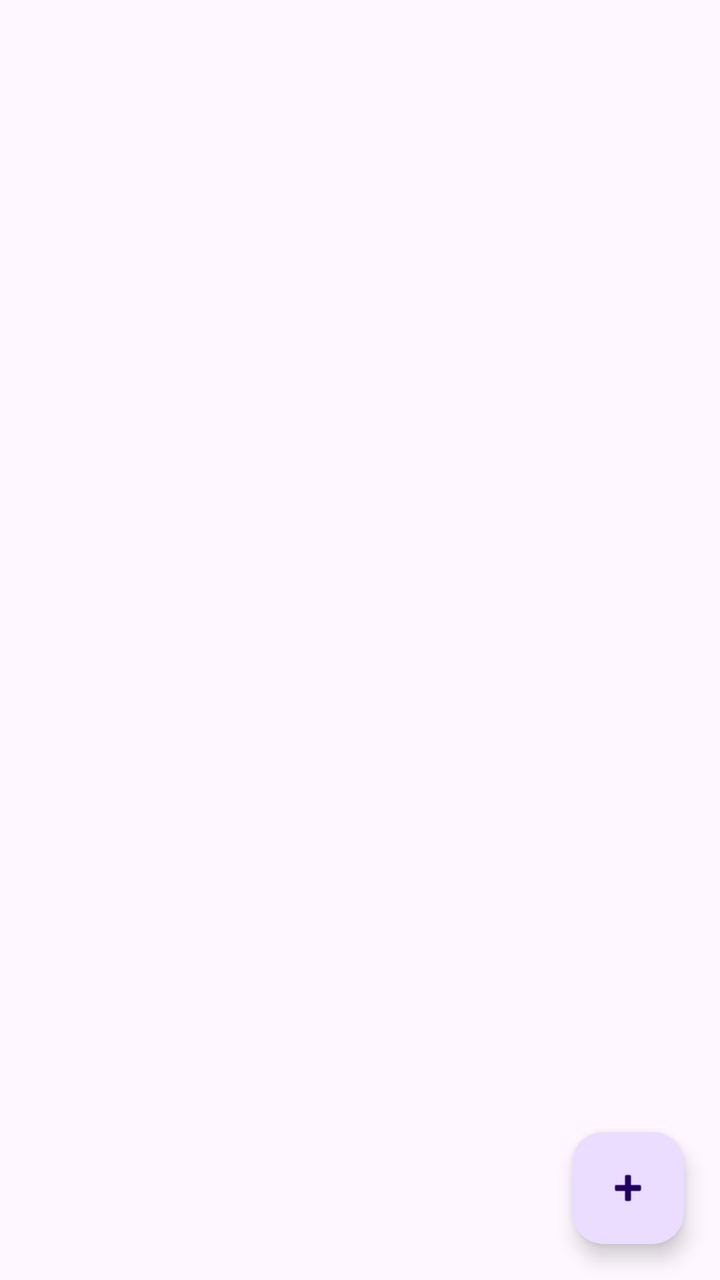
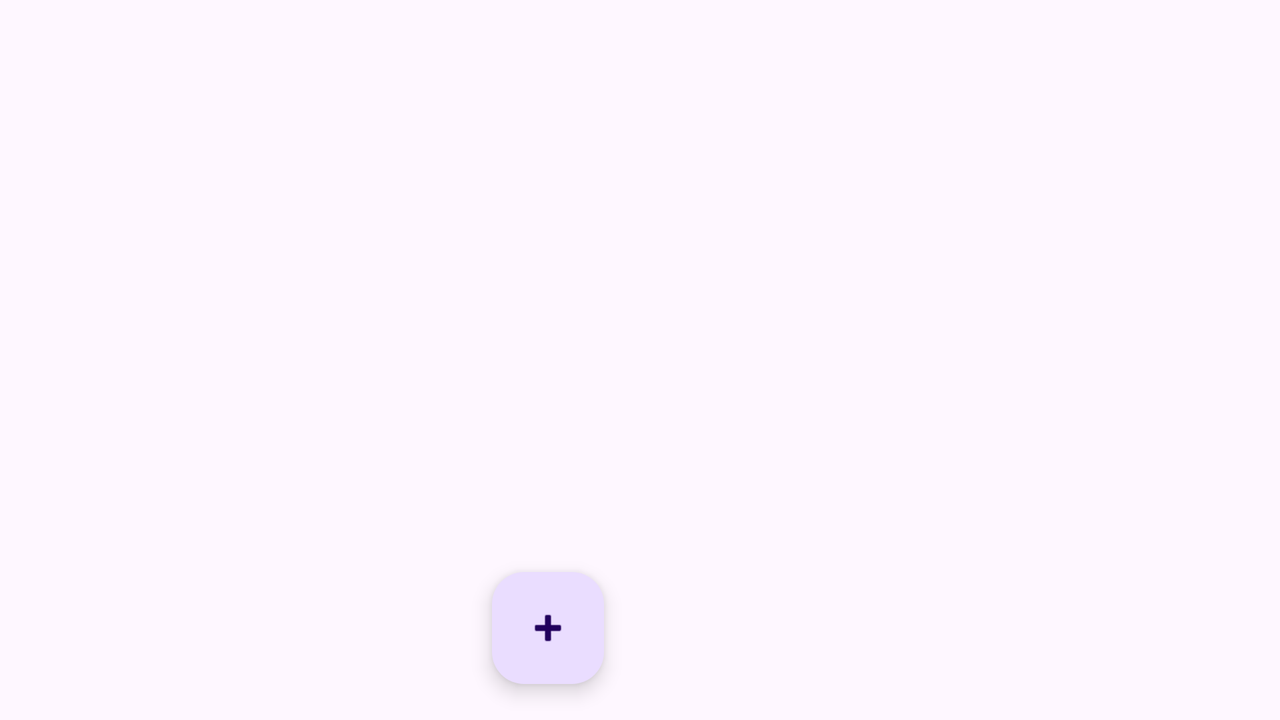

One screen, two layout resources from the same app: the default and the repository's alternative for another configuration. Each is rendered where Android would select it; the XML of both is given below.
<!-- AndroidManifest.xml: application theme Theme.ProductsList -->
<!-- res/layout/activity_main.xml -->
<?xml version="1.0" encoding="utf-8"?>
<androidx.constraintlayout.widget.ConstraintLayout xmlns:android="http://schemas.android.com/apk/res/android"
    xmlns:app="http://schemas.android.com/apk/res-auto"
    xmlns:tools="http://schemas.android.com/tools"
    android:id="@+id/main"
    android:layout_width="match_parent"
    android:layout_height="match_parent"
    tools:context=".Presentation.MainActivity">

    <androidx.recyclerview.widget.RecyclerView
        android:id="@+id/recyclerViewListOfProducts"
        android:layout_width="match_parent"
        android:layout_height="wrap_content"
        app:layoutManager="androidx.recyclerview.widget.LinearLayoutManager"
        app:layout_constraintTop_toTopOf="parent"
        tools:layout_editor_absoluteX="-17dp"
        tools:listitem="@layout/product_item_disabled" />

    <com.google.android.material.floatingactionbutton.FloatingActionButton
        android:id="@+id/floatingActionButtonOpenTheAddProductActivity"
        android:layout_width="wrap_content"
        android:layout_height="wrap_content"
        android:layout_margin="18dp"
        android:contentDescription="TODO"
        android:src="@android:drawable/ic_input_add"
        app:layout_constraintBottom_toBottomOf="parent"
        app:layout_constraintEnd_toEndOf="parent" />

</androidx.constraintlayout.widget.ConstraintLayout>
<!-- res/layout/product_item_disabled.xml (included above) -->
<?xml version="1.0" encoding="utf-8"?>
<androidx.cardview.widget.CardView xmlns:android="http://schemas.android.com/apk/res/android"
    xmlns:app="http://schemas.android.com/apk/res-auto"
    xmlns:tools="http://schemas.android.com/tools"
    android:layout_width="match_parent"
    android:layout_height="wrap_content"
    app:cardCornerRadius="15dp"
    app:cardUseCompatPadding="true">


    <LinearLayout
        android:layout_width="match_parent"
        android:layout_height="wrap_content"
        android:background="@android:color/holo_blue_dark">

        <TextView
            android:id="@+id/productNameId"
            android:layout_width="0dp"
            android:layout_height="wrap_content"
            android:layout_weight="1"
            android:padding="15dp"
            android:textColor="@color/white"
            android:textSize="20sp"
            tools:text="Product" />

        <TextView
            android:id="@+id/countOfProducts"
            android:layout_width="wrap_content"
            android:layout_height="wrap_content"
            android:padding="15dp"
            android:textColor="@color/white"
            android:textSize="20sp"
            tools:text="52" />


    </LinearLayout>

</androidx.cardview.widget.CardView>
<!-- resources referenced by this layout -->
<resources>
  <style name="Theme.ProductsList" parent="Base.Theme.ProductsList" />
  <style name="Base.Theme.ProductsList" parent="Theme.Material3.DayNight.NoActionBar">
          
          
      </style>
</resources>
<!-- res/layout-land/activity_main.xml (the repository's variant of the layout above) -->
<!-- drawn on the phone turned sideways -->
<?xml version="1.0" encoding="utf-8"?>
<layout>
    <androidx.constraintlayout.widget.ConstraintLayout xmlns:android="http://schemas.android.com/apk/res/android"
        xmlns:app="http://schemas.android.com/apk/res-auto"
        xmlns:tools="http://schemas.android.com/tools"
        android:id="@+id/main"
        android:layout_width="match_parent"
        android:layout_height="match_parent"
        tools:context=".presentation.MainActivity">

        <androidx.recyclerview.widget.RecyclerView
            android:id="@+id/recyclerViewListOfProducts"
            android:layout_width="0dp"
            android:layout_height="wrap_content"
            app:layoutManager="androidx.recyclerview.widget.LinearLayoutManager"
            app:layout_constraintEnd_toEndOf="@id/guideline_middle"
            app:layout_constraintStart_toStartOf="parent"
            app:layout_constraintTop_toTopOf="parent"
            tools:listitem="@layout/product_item_disabled" />

        <com.google.android.material.floatingactionbutton.FloatingActionButton
            android:id="@+id/floatingActionButtonOpenTheAddProductActivity"
            android:layout_width="wrap_content"
            android:layout_height="wrap_content"
            android:layout_margin="18dp"
            android:contentDescription="TODO"
            android:src="@android:drawable/ic_input_add"
            app:layout_constraintBottom_toBottomOf="parent"
            app:layout_constraintEnd_toEndOf="@id/guideline_middle" />

        <androidx.constraintlayout.widget.Guideline
            android:id="@+id/guideline_middle"
            android:layout_width="wrap_content"
            android:layout_height="wrap_content"
            android:orientation="vertical"
            app:layout_constraintGuide_percent="0.5" />

        <androidx.fragment.app.FragmentContainerView
            android:id="@+id/fragmentMainContainer"
            android:layout_width="0dp"
            android:layout_height="match_parent"
            app:layout_constraintEnd_toEndOf="parent"
            app:layout_constraintStart_toStartOf="@id/guideline_middle" />


    </androidx.constraintlayout.widget.ConstraintLayout>
</layout>
